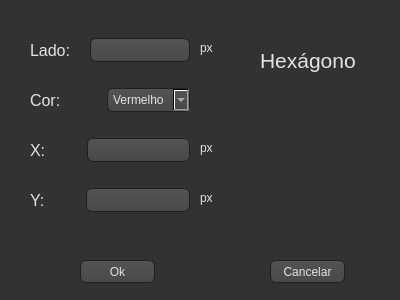
<?xml version="1.0" encoding="UTF-8"?>
<ui version="4.0">
 <class>hexagono</class>
 <widget class="QDialog" name="hexagono">
  <property name="geometry">
   <rect>
    <x>0</x>
    <y>0</y>
    <width>400</width>
    <height>300</height>
   </rect>
  </property>
  <property name="windowTitle">
   <string>Dialog</string>
  </property>
  <property name="styleSheet">
   <string notr="true"> color: #404040;
    background-color: #323232;</string>
  </property>
  <widget class="QLabel" name="label">
   <property name="geometry">
    <rect>
     <x>260</x>
     <y>40</y>
     <width>101</width>
     <height>41</height>
    </rect>
   </property>
   <property name="font">
    <font>
     <pointsize>16</pointsize>
    </font>
   </property>
   <property name="styleSheet">
    <string notr="true">color: rgb(227, 227, 227);</string>
   </property>
   <property name="text">
    <string>Hexágono</string>
   </property>
  </widget>
  <widget class="QPushButton" name="pushButton">
   <property name="geometry">
    <rect>
     <x>80</x>
     <y>260</y>
     <width>75</width>
     <height>23</height>
    </rect>
   </property>
   <property name="styleSheet">
    <string notr="true">color: rgb(227, 227, 227);
background-color: QLinearGradient( x1: 0, y1: 0, x2: 0, y2: 1, stop: 0 #565656, stop: 0.1 #525252, stop: 0.5 #4e4e4e, stop: 0.9 #4a4a4a, stop: 1 #464646);
border-width: 1px;
border-color: #1e1e1e;
border-style: solid;
border-radius: 6;
padding: 3px;
font-size: 12px;
padding-left: 5px;
padding-right: 5px;</string>
   </property>
   <property name="text">
    <string>Ok</string>
   </property>
  </widget>
  <widget class="QPushButton" name="pushButton_2">
   <property name="geometry">
    <rect>
     <x>270</x>
     <y>260</y>
     <width>75</width>
     <height>23</height>
    </rect>
   </property>
   <property name="styleSheet">
    <string notr="true">color: rgb(227, 227, 227);
background-color: QLinearGradient( x1: 0, y1: 0, x2: 0, y2: 1, stop: 0 #565656, stop: 0.1 #525252, stop: 0.5 #4e4e4e, stop: 0.9 #4a4a4a, stop: 1 #464646);
border-width: 1px;
border-color: #1e1e1e;
border-style: solid;
border-radius: 6;
padding: 3px;
font-size: 12px;
padding-left: 5px;
padding-right: 5px;</string>
   </property>
   <property name="text">
    <string>Cancelar</string>
   </property>
  </widget>
  <widget class="QWidget" name="horizontalLayoutWidget_4">
   <property name="geometry">
    <rect>
     <x>30</x>
     <y>130</y>
     <width>160</width>
     <height>41</height>
    </rect>
   </property>
   <layout class="QHBoxLayout" name="horizontalLayout_4">
    <item>
     <widget class="QLabel" name="label_5">
      <property name="font">
       <font>
        <pointsize>12</pointsize>
       </font>
      </property>
      <property name="styleSheet">
       <string notr="true">color: rgb(227, 227, 227);</string>
      </property>
      <property name="text">
       <string>X:        </string>
      </property>
     </widget>
    </item>
    <item>
     <widget class="QLineEdit" name="x">
      <property name="styleSheet">
       <string notr="true">color: rgb(227, 227, 227);
background-color: QLinearGradient( x1: 0, y1: 0, x2: 0, y2: 1, stop: 0 #565656, stop: 0.1 #525252, stop: 0.5 #4e4e4e, stop: 0.9 #4a4a4a, stop: 1 #464646);
border-width: 1px;
border-color: #1e1e1e;
border-style: solid;
border-radius: 6;
padding: 3px;
font-size: 12px;
padding-left: 5px;
padding-right: 5px;</string>
      </property>
     </widget>
    </item>
   </layout>
  </widget>
  <widget class="QWidget" name="horizontalLayoutWidget_2">
   <property name="geometry">
    <rect>
     <x>30</x>
     <y>80</y>
     <width>160</width>
     <height>41</height>
    </rect>
   </property>
   <layout class="QHBoxLayout" name="horizontalLayout_2">
    <item>
     <widget class="QLabel" name="label_3">
      <property name="font">
       <font>
        <pointsize>12</pointsize>
       </font>
      </property>
      <property name="styleSheet">
       <string notr="true">color: rgb(227, 227, 227);</string>
      </property>
      <property name="text">
       <string>Cor: </string>
      </property>
     </widget>
    </item>
    <item>
     <widget class="QComboBox" name="comboBox">
      <property name="styleSheet">
       <string notr="true">color: rgb(227, 227, 227);
background-color: QLinearGradient( x1: 0, y1: 0, x2: 0, y2: 1, stop: 0 #565656, stop: 0.1 #525252, stop: 0.5 #4e4e4e, stop: 0.9 #4a4a4a, stop: 1 #464646);
border-width: 1px;
border-color: #1e1e1e;
border-style: solid;
border-radius: 6;
padding: 3px;
font-size: 12px;
padding-left: 5px;
padding-right: 5px;</string>
      </property>
      <item>
       <property name="text">
        <string>Vermelho</string>
       </property>
      </item>
      <item>
       <property name="text">
        <string>Azul</string>
       </property>
      </item>
      <item>
       <property name="text">
        <string>Verde</string>
       </property>
      </item>
     </widget>
    </item>
   </layout>
  </widget>
  <widget class="QWidget" name="horizontalLayoutWidget">
   <property name="geometry">
    <rect>
     <x>30</x>
     <y>30</y>
     <width>160</width>
     <height>41</height>
    </rect>
   </property>
   <layout class="QHBoxLayout" name="horizontalLayout">
    <item>
     <widget class="QLabel" name="label_2">
      <property name="font">
       <font>
        <pointsize>12</pointsize>
       </font>
      </property>
      <property name="styleSheet">
       <string notr="true">color: rgb(227, 227, 227);</string>
      </property>
      <property name="text">
       <string>Lado:   </string>
      </property>
     </widget>
    </item>
    <item>
     <widget class="QLineEdit" name="lado">
      <property name="styleSheet">
       <string notr="true">color: rgb(227, 227, 227);
background-color: QLinearGradient( x1: 0, y1: 0, x2: 0, y2: 1, stop: 0 #565656, stop: 0.1 #525252, stop: 0.5 #4e4e4e, stop: 0.9 #4a4a4a, stop: 1 #464646);
border-width: 1px;
border-color: #1e1e1e;
border-style: solid;
border-radius: 6;
padding: 3px;
font-size: 12px;
padding-left: 5px;
padding-right: 5px;</string>
      </property>
     </widget>
    </item>
   </layout>
  </widget>
  <widget class="QWidget" name="horizontalLayoutWidget_5">
   <property name="geometry">
    <rect>
     <x>30</x>
     <y>180</y>
     <width>160</width>
     <height>41</height>
    </rect>
   </property>
   <layout class="QHBoxLayout" name="horizontalLayout_5">
    <item>
     <widget class="QLabel" name="label_6">
      <property name="font">
       <font>
        <pointsize>12</pointsize>
       </font>
      </property>
      <property name="styleSheet">
       <string notr="true">color: rgb(227, 227, 227);</string>
      </property>
      <property name="text">
       <string>Y:        </string>
      </property>
     </widget>
    </item>
    <item>
     <widget class="QLineEdit" name="y">
      <property name="styleSheet">
       <string notr="true">color: rgb(227, 227, 227);
background-color: QLinearGradient( x1: 0, y1: 0, x2: 0, y2: 1, stop: 0 #565656, stop: 0.1 #525252, stop: 0.5 #4e4e4e, stop: 0.9 #4a4a4a, stop: 1 #464646);
border-width: 1px;
border-color: #1e1e1e;
border-style: solid;
border-radius: 6;
padding: 3px;
font-size: 12px;
padding-left: 5px;
padding-right: 5px;</string>
      </property>
     </widget>
    </item>
   </layout>
  </widget>
  <widget class="QLabel" name="label_4">
   <property name="geometry">
    <rect>
     <x>200</x>
     <y>40</y>
     <width>21</width>
     <height>16</height>
    </rect>
   </property>
   <property name="styleSheet">
    <string notr="true">color: rgb(227, 227, 227);</string>
   </property>
   <property name="text">
    <string>px</string>
   </property>
  </widget>
  <widget class="QLabel" name="label_7">
   <property name="geometry">
    <rect>
     <x>200</x>
     <y>140</y>
     <width>21</width>
     <height>16</height>
    </rect>
   </property>
   <property name="styleSheet">
    <string notr="true">color: rgb(227, 227, 227);</string>
   </property>
   <property name="text">
    <string>px</string>
   </property>
  </widget>
  <widget class="QLabel" name="label_8">
   <property name="geometry">
    <rect>
     <x>200</x>
     <y>190</y>
     <width>21</width>
     <height>16</height>
    </rect>
   </property>
   <property name="styleSheet">
    <string notr="true">color: rgb(227, 227, 227);</string>
   </property>
   <property name="text">
    <string>px</string>
   </property>
  </widget>
  <widget class="QLabel" name="label_9">
   <property name="geometry">
    <rect>
     <x>240</x>
     <y>82</y>
     <width>141</width>
     <height>131</height>
    </rect>
   </property>
   <property name="text">
    <string/>
   </property>
   <property name="pixmap">
    <pixmap resource="img.qrc">:/img/imagens/hex.png</pixmap>
   </property>
   <property name="scaledContents">
    <bool>true</bool>
   </property>
  </widget>
 </widget>
 <tabstops>
  <tabstop>lado</tabstop>
  <tabstop>comboBox</tabstop>
  <tabstop>x</tabstop>
  <tabstop>y</tabstop>
  <tabstop>pushButton</tabstop>
  <tabstop>pushButton_2</tabstop>
 </tabstops>
 <resources>
  <include location="img.qrc"/>
 </resources>
 <connections/>
</ui>
